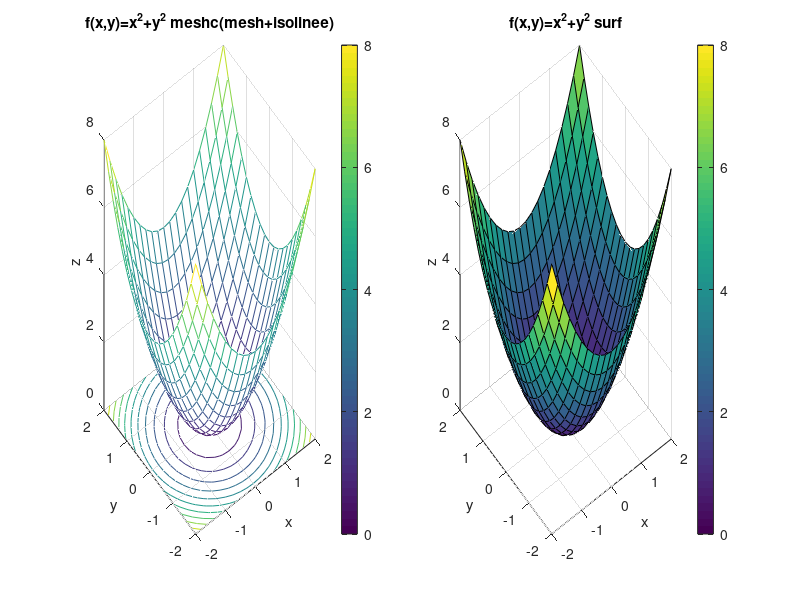

Source code (MATLAB):
%% Esercizio A

clc;
clear all;
close all;

% Creazione meshgrid con valori tra -2 e 2 con step 0.2
[X, Y] = meshgrid(-2: 0.2 : 2);

% Calcolo vettore Z 
Z = X.^2+Y.^2;

% Creo nuova finestra con dimensione 1100x400 in posizione (200,200)
% dello schermo
f = figure('Position', [200 200 1100 400]);

% Primo subplot
subplot(1,2,1);

% Grafico mesh + isolinee con colorbar
meshc(X, Y, Z),
colorbar,
title('f(x,y)=x^2+y^2 meshc(mesh+isolinee)'),
xlabel('x'),
ylabel('y'),
zlabel('z');

% Secondo subplot
subplot(1,2,2);

% Grafico surf con colorbar
surf(X, Y, Z),
colorbar,
title('f(x,y)=x^2+y^2 surf'),
xlabel('x'),
ylabel('y'),
zlabel('z');
